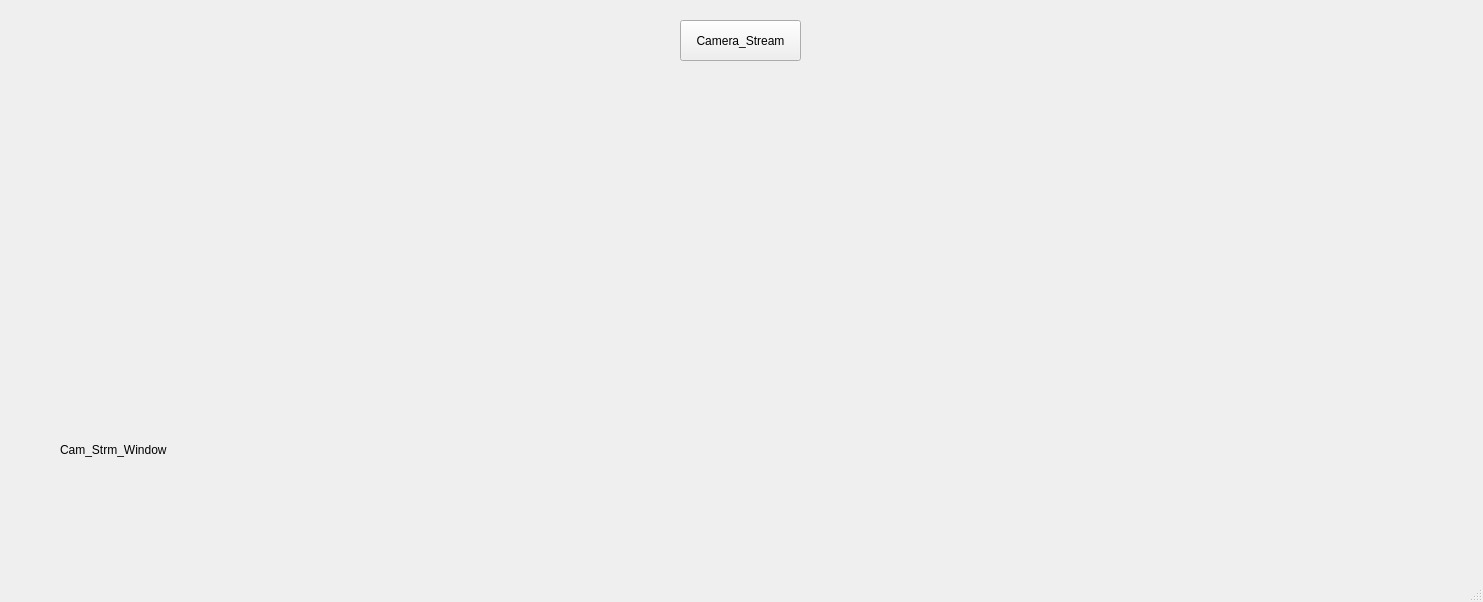
<?xml version="1.0" encoding="UTF-8"?>
<ui version="4.0">
 <class>MainWindow</class>
 <widget class="QMainWindow" name="MainWindow">
  <property name="geometry">
   <rect>
    <x>0</x>
    <y>0</y>
    <width>1483</width>
    <height>602</height>
   </rect>
  </property>
  <property name="windowTitle">
   <string>MainWindow</string>
  </property>
  <widget class="QWidget" name="centralwidget">
   <widget class="QPushButton" name="camera_stream">
    <property name="geometry">
     <rect>
      <x>680</x>
      <y>20</y>
      <width>121</width>
      <height>41</height>
     </rect>
    </property>
    <property name="text">
     <string>Camera_Stream</string>
    </property>
   </widget>
   <widget class="QLabel" name="camera_label">
    <property name="geometry">
     <rect>
      <x>60</x>
      <y>130</y>
      <width>1391</width>
      <height>640</height>
     </rect>
    </property>
    <property name="sizePolicy">
     <sizepolicy hsizetype="Expanding" vsizetype="Expanding">
      <horstretch>0</horstretch>
      <verstretch>0</verstretch>
     </sizepolicy>
    </property>
    <property name="minimumSize">
     <size>
      <width>320</width>
      <height>240</height>
     </size>
    </property>
    <property name="text">
     <string>Cam_Strm_Window</string>
    </property>
   </widget>
  </widget>
  <widget class="QMenuBar" name="menubar">
   <property name="geometry">
    <rect>
     <x>0</x>
     <y>0</y>
     <width>1483</width>
     <height>22</height>
    </rect>
   </property>
  </widget>
  <widget class="QStatusBar" name="statusbar"/>
 </widget>
 <resources/>
 <connections/>
</ui>
